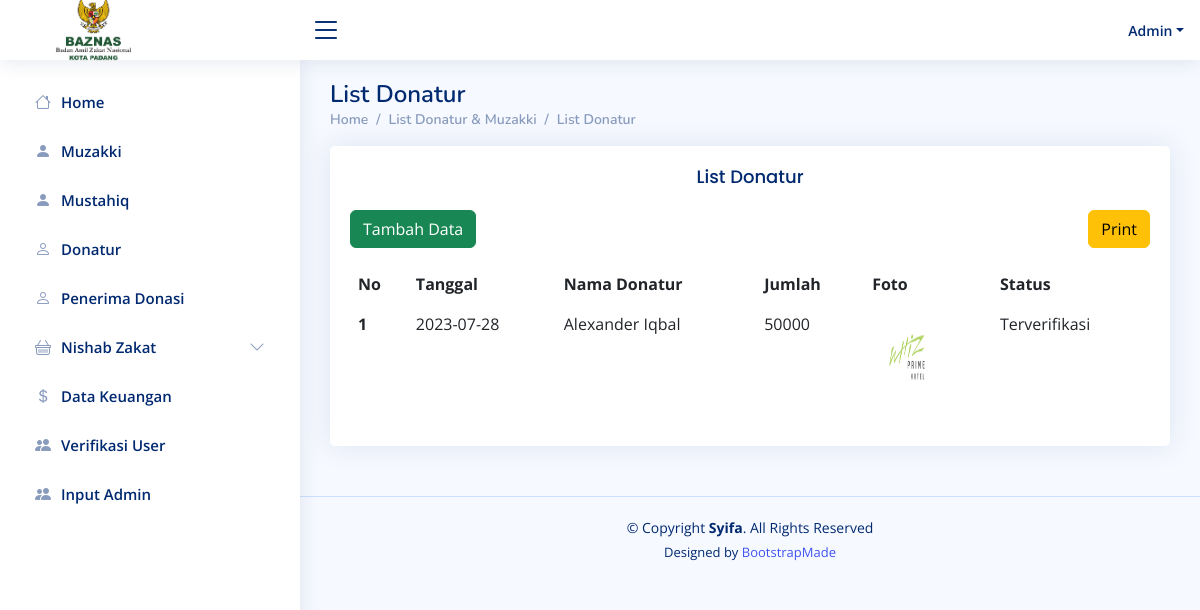
The app's page /admin/donatur.php (signed in) with its own data.
### tables this page shows
CREATE TABLE `user` (
  `id_user` int(11) NOT NULL,
  `nama` varchar(20) NOT NULL,
  `username` varchar(20) NOT NULL,
  `pasw` varchar(20) NOT NULL,
  `level` varchar(10) NOT NULL,
  `status` varchar(15) NOT NULL
);

CREATE TABLE `pembayaran` (
  `id_byr` int(11) NOT NULL,
  `tgl` date NOT NULL,
  `id_bayar` int(11) NOT NULL,
  `namabyr` varchar(50) NOT NULL,
  `jmlh` int(11) NOT NULL,
  `jenis` varchar(15) NOT NULL,
  `foto` text NOT NULL,
  `status_byr` varchar(20) NOT NULL
);

### admin/donatur.php (the view, shortened to what this page needs)
<!DOCTYPE html>
<html lang="en">
<head>
    <link href="assets/vendor/bootstrap/css/bootstrap.min.css" rel="stylesheet">
    <link href="assets/vendor/bootstrap-icons/bootstrap-icons.css" rel="stylesheet">
    <link href="assets/vendor/boxicons/css/boxicons.min.css" rel="stylesheet">
    <link href="assets/vendor/quill/quill.snow.css" rel="stylesheet">
    <link href="assets/vendor/quill/quill.bubble.css" rel="stylesheet">
    <link href="assets/vendor/remixicon/remixicon.css" rel="stylesheet">
    <link href="assets/vendor/simple-datatables/style.css" rel="stylesheet">
    <link href="assets/css/style.css" rel="stylesheet">
</head>
<body>
    <header id="header" class="header fixed-top d-flex align-items-center">
        <?php include("header.php"); ?>
    </header>
    <aside id="sidebar" class="sidebar">
        <?php include("navadmin.php"); ?>
    </aside>
    <main id="main" class="main">
        <div class="pagetitle">
            <h1>List Donatur</h1>
            <nav>
                <ol class="breadcrumb">
                    <li class="breadcrumb-item"><a href="index.php">Home</a></li>
                    <li class="breadcrumb-item"><a>List Donatur & Muzakki</a></li>
                    <li class="breadcrumb-item active"><a href="listdonasi.php">List Donatur</a></li>
                </ol>
            </nav>
        </div>
        <section class="section">
            <div class="card">
                <div class="card-body">
                    <center>
                        <h5 class="card-title">List Donatur</h5>
                    </center>
                    <a type="button" href="inputdonasi.php" class="btn btn-success">Tambah Data</a>
                    <p type="button" class="btn btn-warning" style="float: right;" data-bs-toggle="modal" data-bs-target="#myModal">Print</p>
                    <table class="table table-borderless">
                        <thead>
                            <tr>
                                <th scope="col">No</th>
                                <th scope="col">Tanggal</th>
                                <th scope="col">Nama Donatur</th>
                                <th scope="col">Jumlah</th>
                                <th scope="col">Foto</th>
                                <th scope="col">Status</th>
                            </tr>
                        </thead>
                        <tbody>
                            <?php
                            include "../koneksi.php";
                            $no = 1;
                            $datakat = mysqli_query($koneksi, "SELECT * FROM pembayaran INNER JOIN user ON pembayaran.id_byr = user.id_user WHERE jenis LIKE 'donasi' ORDER BY tgl");
                            while ($dk = mysqli_fetch_assoc($datakat)) {
                            ?>
                                <tr>
                                    <th scope="row"><?php echo $no++; ?></th>
                                    <td><?php echo $dk['tgl']; ?></td>
                                    <td><?php echo $dk['namabyr']; ?></td>
                                    <td><?php echo $dk['jmlh']; ?></td>
                                    <td><?php echo "<img src='../bukti/$dk[foto]' width='70' height='90'/>"; ?></td>
                                    <td>
                                        <?php
                                        if ($dk['status_byr'] == "Terverifikasi") {
                                            echo $dk['status_byr'];
                                        } else {
                                        ?>
                                            <a href="proses/edit/prosesverifikasidonasi.php?id=<?php echo $dk['id_byr']; ?>" class="btn btn-danger"><?php echo $dk['status_byr']; ?></a>
                                        <?php } ?>
                                    </td>
                                </tr>
                            <?php
                            }
                            ?>
                        </tbody>
                    </table>
                </div>
            </div>
        </section>
    </main>
    <footer id="footer" class="footer">
        <div class="copyright">
            &copy; Copyright <strong><span>Syifa</span></strong>. All Rights Reserved
        </div>
        <div class="credits">
            Designed by <a href="https://bootstrapmade.com/">BootstrapMade</a>
        </div>
    </footer>
</body>
</html>

### admin/header.php (shortened to what this page needs)
<div class="d-flex align-items-center justify-content-between">
    <a href="index.php" class="logo d-flex align-items-center">
        <span class="d-none d-lg-block"> <img src="../assets/img/logobaznas.png" alt=""></span>
    </a>
    <i class="bi bi-list toggle-sidebar-btn"></i>
</div>
<nav class="header-nav ms-auto">
    <ul class="d-flex align-items-center">
        <li class="nav-item dropdown pe-3">
            <?php
            include("../koneksi.php");
            $login = mysqli_query($koneksi, "SELECT * from user where username='$_SESSION[username]'");
            while ($dk = mysqli_fetch_array($login)) {
            ?>
                <a class="nav-link nav-profile d-flex align-items-center pe-0" href="#" data-bs-toggle="dropdown">
                    <span class="d-none d-md-block dropdown-toggle ps-2"><?php echo $dk['nama']; ?></span>
                </a>
            <?php } ?>
</nav>

### admin/assets/css/style.css (style rules this page uses)
:root { scroll-behavior: smooth; }
body { font-family: "Open Sans", sans-serif; background: #f6f9ff; color: #444444; }
a { color: #4154f1; text-decoration: none; }
h1, h2, h3, h4, h5, h6 { font-family: "Nunito", sans-serif; }
#main { margin-top: 60px; padding: 20px 30px; transition: all 0.3s; }
.pagetitle { margin-bottom: 10px; }
.pagetitle h1 { font-size: 24px; margin-bottom: 0; font-weight: 600; color: #012970; }
.card { margin-bottom: 30px; border: none; border-radius: 5px; box-shadow: 0px 0 30px rgba(1, 41, 112, 0.1); }
.card-title { padding: 20px 0 15px 0; font-size: 18px; font-weight: 500; color: #012970; font-family: "Poppins", sans-serif; }
.card-body { padding: 0 20px 20px 20px; }
.breadcrumb { font-size: 14px; font-family: "Nunito", sans-serif; color: #899bbd; font-weight: 600; }
.breadcrumb a { color: #899bbd; transition: 0.3s; }
.breadcrumb .breadcrumb-item::before { color: #899bbd; }
.breadcrumb .active { color: #51678f; font-weight: 600; }
.logo { line-height: 1; }
@media (min-width: 1200px) { .logo { width: 280px; } }
.logo img { max-height: 80px; margin-right: 1px; }
.logo span { font-size: 26px; font-weight: 700; color: #012970; font-family: "Nunito", sans-serif; }
.header { transition: all 0.5s; z-index: 997; height: 60px; box-shadow: 0px 2px 20px rgba(1, 41, 112, 0.1); background-color: #fff; padding-left: 20px; }
.header .toggle-sidebar-btn { font-size: 32px; padding-left: 10px; cursor: pointer; color: #012970; }
.header-nav ul { list-style: none; }
.header-nav > ul { margin: 0; padding: 0; }
.header-nav .nav-profile { color: #012970; }
.header-nav .nav-profile span { font-size: 14px; font-weight: 600; }
.sidebar { position: fixed; top: 60px; left: 0; bottom: 0; width: 300px; z-index: 996; transition: all 0.3s; padding: 20px; overflow-y: auto; scrollbar-width: thin; scrollbar-color: #aab7cf transparent; box-shadow: 0px 0px 20px rgba(1, 41, 112, 0.1); background-color: #fff; }
@media (min-width: 1200px) { #main, #footer { margin-left: 300px; } }
.footer { padding: 20px 0; font-size: 14px; transition: all 0.3s; border-top: 1px solid #cddfff; }
.footer .copyright { text-align: center; color: #012970; }
.footer .credits { padding-top: 5px; text-align: center; font-size: 13px; color: #012970; }

### records on screen
user: nama "Admin"
pembayaran: tgl "2023-07-28", namabyr "Alexander Iqbal", jmlh "50000", foto (picture), status_byr "Terverifikasi"
